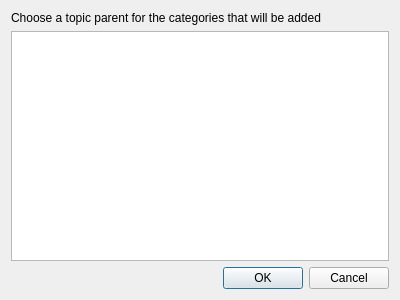
<?xml version="1.0" encoding="UTF-8"?>
<ui version="4.0">
 <class>QChooseDlg</class>
 <widget class="QWidget" name="QChooseDlg">
  <property name="geometry">
   <rect>
    <x>0</x>
    <y>0</y>
    <width>400</width>
    <height>300</height>
   </rect>
  </property>
  <property name="windowTitle">
   <string>Choose a list element</string>
  </property>
  <layout class="QVBoxLayout" name="verticalLayout">
   <item>
    <widget class="QLabel" name="Desc">
     <property name="text">
      <string>Choose a topic parent for the categories that will be added</string>
     </property>
     <property name="wordWrap">
      <bool>false</bool>
     </property>
    </widget>
   </item>
   <item>
    <widget class="QListWidget" name="List"/>
   </item>
   <item>
    <widget class="QDialogButtonBox" name="buttonBox">
     <property name="standardButtons">
      <set>QDialogButtonBox::Cancel|QDialogButtonBox::Ok</set>
     </property>
    </widget>
   </item>
  </layout>
 </widget>
 <resources/>
 <connections/>
</ui>
